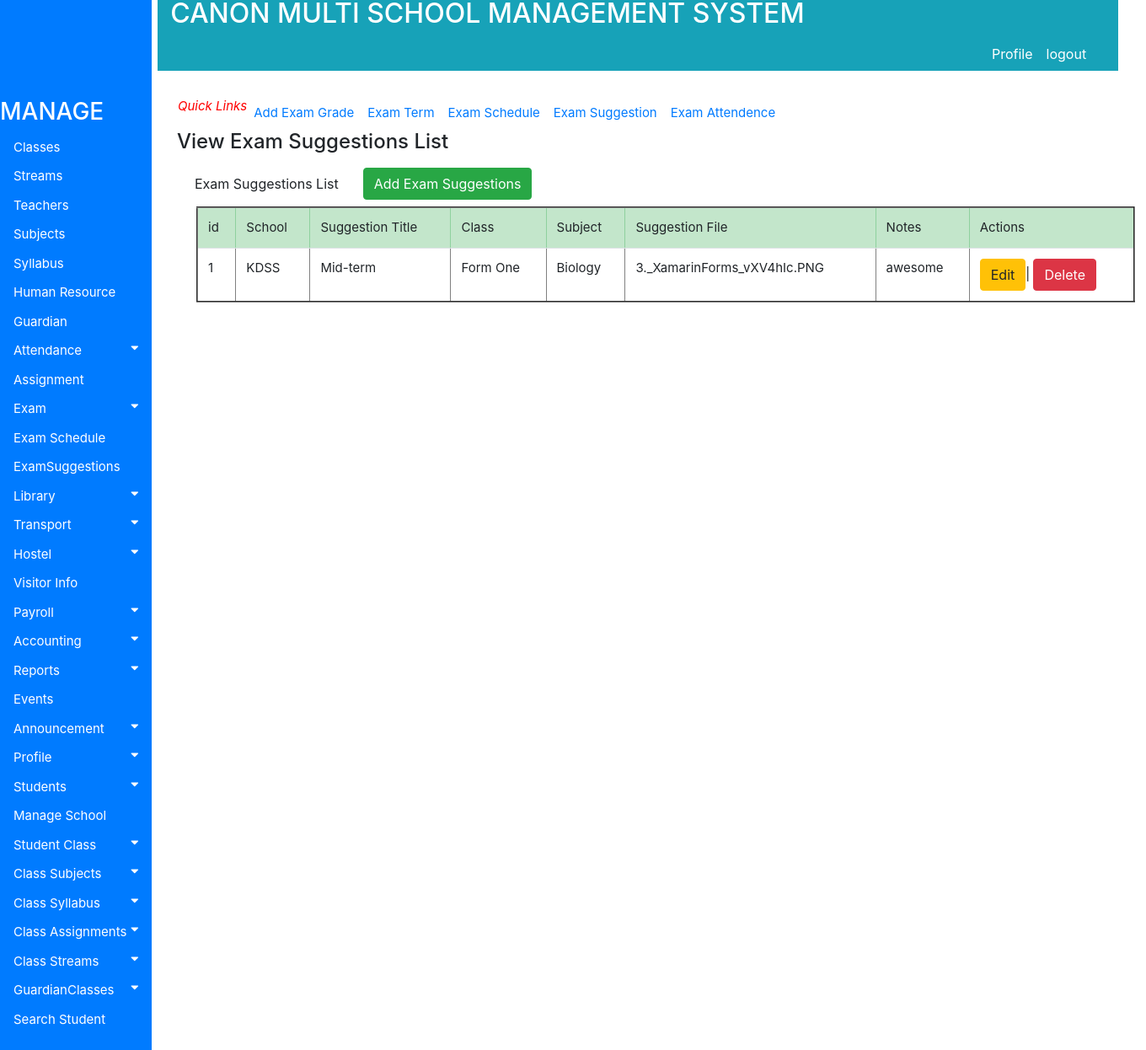
Screenshot of /accounts/viewexamsuggestion with the database file from the repository.
### accounts/models.py (models this page shows, shortened)
class ExamSuggestion(models.Model):
    School = models.ForeignKey(School, on_delete=models.PROTECT, blank=True, null=True)
    SuggestionTitle = models.CharField(max_length=130)
    Exam = models.ForeignKey(ExamTerm, on_delete=models.PROTECT, blank=True, null=True)
    Class = models.ForeignKey(Classinformation, on_delete=models.PROTECT, blank=True, null=True)
    Subject = models.ForeignKey(Subjects, on_delete=models.PROTECT, blank=True, null=True)
    Suggestion = models.FileField(max_length=130, blank=False)
    Notes = models.TextField(max_length=100)

class School (models.Model):
    SchoolCode=models.CharField(max_length=130)
    SchoolName=models.CharField(max_length=130)
    Address=models.CharField(max_length=130)
    Phone=models.CharField(max_length=130)
    DateOfRegistration=models.CharField(max_length=130)
    def __str__(self):
        return self.SchoolName

class Classinformation(models.Model):
    School = models.ForeignKey(School, on_delete=models.PROTECT, blank=True, null=True)
    nameclass= (('Form_One','Form_One'), ('Form_Two', 'Form_Two'),('Form_Three','Form_Three'), ('Form_Four', 'Form_Four'),
    ('Form_Five_Arts','Form_Five_Arts'), ('Form_Five_Sciences', 'Form_Five_Sciences'),
    ('Form_Five_Six','Form_Six_Arts'), ('Form_Six_Sciences', 'Form_Six_Sciences'))
    ClassName = models.CharField(max_length=130, choices=nameclass, blank=False)
    ClassTeacher = models.ForeignKey(TeachersInformation, on_delete=models.PROTECT, blank=True, null=True)
    TotalStudents = models.CharField(max_length=30, blank=True)
    NumberOfSections = models.CharField(max_length=30, blank=True)
    def __str__(self):
        return self.ClassName

class Subjects(models.Model):
    choices = (('Compulsory','Compulsory'),('Optional','Optional'))
    Subjectname = models.CharField(max_length=130)
    Subjectcode = models.CharField(max_length=130)
    Author = models.CharField(max_length=130)
    Class = models.ForeignKey(Classinformation, on_delete=models.PROTECT, blank=True, null=True)
    SubjectTeacher = models.ForeignKey(TeachersInformation, on_delete=models.PROTECT, blank=True, null=True)
    Type = models.CharField(max_length=130, choices=choices, blank=False)
    OtherNotes = models.TextField(max_length=200, blank=True)
    def __str__(self):
        return self.Subjectname

### accounts/views.py (the view)
def viewexamsuggestion(request):
    all_info = ExamSuggestion.objects.all()
    context={'all_info':all_info}
    return render(request, 'accounts/Exam/viewexamsuggestion.html', context)

### accounts/templates/accounts/Exam/viewexamsuggestion.html
{% extends 'base.html' %}
{% block body %}
<div class="container" style="margin-left: 200px;font-size: 20px; padding: 0px 10px;">
  <br>  <nav class="nav navbar-expand" style="font-size:15px; padding: 1px 1px 1px 1px">
      <ul class="navbar-nav mr-auto">
        <i style="font-size: 15px; color:red;">Quick Links</i>
        <li class="nav-item">
          <a class="nav-link" href="{% url 'viewexamgrade'%}">Add Exam Grade</a>
        </li>
        <li class="nav-item">
          <a class="nav-link" href="{% url 'viewexamterm'%}">Exam Term</a>
        </li>
        <li class="nav-item">
          <a class="nav-link" href="{% url 'viewexamschedule'%}">Exam Schedule</a>
        </li>
        <li class="nav-item">
          <a class="nav-link" href="{% url 'viewexamsuggestion'%}">Exam Suggestion</a>
        </li>
        <li class="nav-item">
          <a class="nav-link" href="#">Exam Attendence</a>
        </li>
      </ul>
    </nav>
<h4>View Exam Suggestions List</h4>
<nav class="nav navbar-expand" style="float:left">
  <ul class="navbar-nav mr-auto">
    <li class="nav-item">
      <a class="nav-link" href="#"><button class="btn btn-default"> Exam Suggestions List</button></a>
    </li>
    <li class="nav-item">
      <a class="nav-link" href="{% url 'addexamsuggestion' %}"><button class="btn btn-success">Add Exam Suggestions</button></a>
    </li>
  </ul>
</nav>
<br>
<div class="container" style="margin-left:20px; font-size:15px; padding:3px">
<table class="table table-hover" border="2">
   <thead class="table-success">
    <tr>
         <td>id</td>
         <td>School</td>
         <td>Suggestion Title </td>
         <td>Class</td>
         <td>Subject</td>
         <td>Suggestion File</td>
         <td>Notes</td>
         <td>Actions</td>
     </tr>
   </thead>
   <tbody>
     {% if all_info %}
     {% for item in all_info %}
     <tr>
       <td>{{ item.id}}</td>
       <td>{{ item.School}}</td>
       <td>{{ item.SuggestionTitle}}</td>
       <td>{{ item.Class}}</td>
       <td>{{ item.Subject}}</td>
         <td>{{ item.Suggestion}}</td>
         <td>{{ item.Notes}}</td>
       <td><a href="{% url 'editexamsuggestion' pk=item.id  %}" >
         <button class="btn btn-warning">Edit</button></a>|
         <a href="{% url 'deleteexamsuggestion' pk=item.id %}" >
           <button class="btn btn-danger">Delete</button></a>
       </td>
        {% endfor %}
     </tr>
     {% endif %}
   </tbody>
</table>
</div>
</div>
{% endblock %}

### accounts/static/css/style.css (style rules this page uses)
.container { margin-left: 200px;font-size: 10px; padding: 0px 10px; }
body { font-family: "Lato", sans-serif; }

### rows the page displays
ExamSuggestion: id "1", School "KDSS", SuggestionTitle "Mid-term", Class "Form One", Subject "Biology", Suggestion "3._XamarinForms_vXV4hIc.PNG", Notes "awesome"
